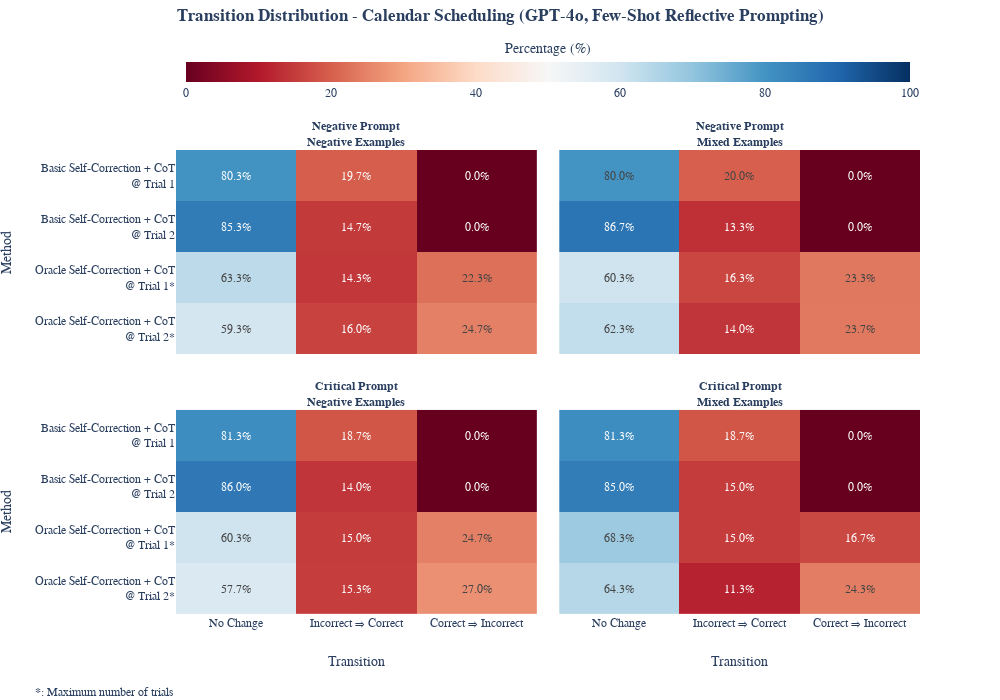

Notebook cell for this chart:
### Code cell
from typing import List, Tuple, Dict

def process_data(total_df: pd.DataFrame, prompt_example: str) -> Tuple[List[str], List[float]]:
    """
    Process data for a given prompt example.
    
    Args:
    total_df (pd.DataFrame): The complete dataset.
    prompt_example (str): The specific prompt example to process.
    
    Returns:
    Tuple[List[str], List[float]]: A tuple containing methods and their corresponding values.
    """
    df_prompt = total_df[total_df['prompt_examples'] == prompt_example]
    
    
    methods = [
        "Oracle Self-Correction + CoT<br>@ Trial 2*",
        "Oracle Self-Correction + CoT<br>@ Trial 1*",
        "Basic Self-Correction + CoT<br>@ Trial 2",
        "Basic Self-Correction + CoT<br>@ Trial 1",        
    ]

    method_mapping = {
        'selfreflection_cot_2': "Basic Self-Correction + CoT<br>@ T1",
        'selfreflection_cot_3': "Basic Self-Correction + CoT<br>@ T2",
        'reflexion_cot_2': "Oracle Self-Correction + CoT<br>@ T1*",
        'reflexion_cot_3': "Oracle Self-Correction + CoT<br>@ T2*",
    }

    
    result = []
    
    for method in method_mapping.keys():
        df_method = df_prompt[df_prompt['method'] == method]
        df_transitions = df_method[df_method['transition'] == 'start_to_final']
        transition_counts = df_transitions.groupby('result_type')['value'].sum()
        
        correct_to_correct = transition_counts.get('correct_to_correct', 0)
        incorrect_to_correct = transition_counts.get('incorrect_to_correct', 0)
        correct_to_incorrect = transition_counts.get('correct_to_incorrect', 0)
        incorrect_to_incorrect = transition_counts.get('incorrect_to_incorrect', 0)
        
        total = sum(transition_counts)
        if total == 0:
            result.extend([0, 0, 0])
        else:
            result.extend([
                (correct_to_correct + incorrect_to_incorrect) / total * 100,
                incorrect_to_correct / total * 100,
                correct_to_incorrect / total * 100
            ])
    
    return methods, result

def create_heatmap(methods: List[str], values: List[float], show_colorbar: bool = False) -> go.Heatmap:
    """
    Create a heatmap trace for the subplot.
    
    Args:
    methods (List[str]): List of methods.
    values (List[float]): List of corresponding values.
    show_colorbar (bool): Whether to show the colorbar.
    
    Returns:
    go.Heatmap: A Plotly heatmap object.
    """
    z_values = [values[i:i+3] for i in range(0, len(values), 3)]
    return go.Heatmap(
        z=z_values,
        x=['No Change', 'Incorrect ⇒ Correct', 'Correct ⇒ Incorrect'],
        y=methods,
        colorscale='RdBu',
        zmin=0,
        zmax=100,
        showscale=show_colorbar,
        colorbar=dict(
            title="Percentage (%)", 
            orientation="h",
            y=1.1,
            x=0.5,
            yanchor="bottom",
            thickness=20,
            title_side="top",
        ),
        text=[[f"{val:.1f}%" for val in row] for row in z_values],
        texttemplate="%{text}",
        textfont={"size": 12},
        hovertemplate='Method: %{y}<br>Transition: %{x}<br>Percentage: %{z:.1f}%<extra></extra>'
    )

def create_visualization(total_df: pd.DataFrame) -> None:
    """
    Create and save the visualization.
    
    Args:
    total_df (pd.DataFrame): The complete dataset.
    """
    titles = [
        '<b>Negative Prompt<br>Negative Examples</b>',
        '<b>Negative Prompt<br>Mixed Examples</b>',
        '<b>Critical Prompt<br>Negative Examples</b>',
        '<b>Critical Prompt<br>Mixed Examples</b>'
    ]

    prompt_examples = [
        'negative_prompt_negative_examples',
        'negative_prompt_mixed_examples',
        'critical_prompt_negative_examples',
        'critical_prompt_mixed_examples'
    ]

    fig = make_subplots(rows=2,
                        cols=2,
                        subplot_titles=titles,
                        horizontal_spacing=0.03,  # Increased from 0.1
                        vertical_spacing=0.12,   # Increased from 0.2,
                        shared_xaxes=True,
     )

    for i, (title, prompt_example) in enumerate(zip(titles, prompt_examples)):
        row = i // 2 + 1
        col = i % 2 + 1
        
        methods, values = process_data(total_df, prompt_example)
        heatmap = create_heatmap(methods, values, show_colorbar=(i == 1))
        fig.add_trace(heatmap, row=row, col=col)

        if col == 1:
            fig.update_yaxes(
                title_text='Method',
                row=row,
                col=col,
                title_standoff=25
            )
        
        if row == 2:
            fig.update_xaxes(
                title_text='Transition',
                row=row,
                col=col,
                # Move it a bit down
                title_standoff=60
        )

    # Add annotation explaining the asterisk (*) symbol
    fig.add_annotation(
        x=-0.205,  # Position at the very left of the plot
        y=-0.15,  # Position slightly below the plot area; adjust as needed
        xref='paper',  # Reference the entire plotting area horizontally
        yref='paper',  # Reference the entire plotting area vertically
        text="<b>*</b>: Maximum number of trials",  # Explanation text
        showarrow=False,  # No arrow pointing to anything
        font=dict(color="black", size=12),  # Font styling
        align="left",  # Left-align the text
        xanchor='left',  # Anchor the text to the left
        yanchor='top',   # Anchor the text to the top
        xshift=10,        # Horizontal shift to move the text slightly right
        yshift=0          # No vertical shift since it's already below the plot
    )

    fig.update_layout(
        title={
            'text': '<b>Transition Distribution - Calendar Scheduling (GPT-4o, Few-Shot Reflective Prompting)</b>',
            'y': 0.94,
            'x': 0.5,
            'xanchor': 'center',
            'yanchor': 'top',
        },
        template='plotly_white',
        font=dict(family="Arial, sans-serif", size=12),
        width=1000,
        height=700,
        margin=dict(t=150, b=0) 
    )

    # Update x-axes
    fig.update_xaxes(showgrid=False, zeroline=False)

    # Update y-axes
    fig.update_yaxes(showgrid=False, zeroline=False)
    fig.update_yaxes(showticklabels=False, row=1, col=2)
    fig.update_yaxes(showticklabels=False, row=2, col=2)

    for i in fig['layout']['annotations']:
        i['font'] = dict(family="Arial, sans-serif", size=12)

    fig.update_xaxes(showgrid=True)
    fig.update_yaxes(showgrid=True)

    fig.show()
    fig.write_image("transition_distribution_prompt_examples.pdf")


create_visualization(total_df)

### Figure 1 — Plotly figure (JSON) as saved in the notebook; plotly's stock layout.template omitted (floating-point values rounded to 4 significant figures)
{"data": [{"colorbar": {"orientation": "h", "thickness": 20, "title": {"side": "top", "text": "Percentage (%)"}, "x": 0.5, "y": 1.1, "yanchor": "bottom"}, "colorscale": [[0, "rgb(103,0,31)"], [0.1, "rgb(178,24,43)"], [0.2, "rgb(214,96,77)"], [0.3, "rgb(244,165,130)"], [0.4, "rgb(253,219,199)"], [0.5, "rgb(247,247,247)"], [0.6, "rgb(209,229,240)"], [0.7, "rgb(146,197,222)"], [0.8, "rgb(67,147,195)"], [0.9, "rgb(33,102,172)"], [1, "rgb(5,48,97)"]], "hovertemplate": "Method: %{y}<br>Transition: %{x}<br>Percentage: %{z:.1f}%<extra></extra>", "showscale": false, "text": [["59.3%", "16.0%", "24.7%"], ["63.3%", "14.3%", "22.3%"], ["85.3%", "14.7%", "0.0%"], ["80.3%", "19.7%", "0.0%"]], "textfont": {"size": 12}, "texttemplate": "%{text}", "type": "heatmap", "x": ["No Change", "Incorrect ⇒ Correct", "Correct ⇒ Incorrect"], "xaxis": "x", "y": ["Oracle Self-Correction + CoT<br>@ Trial 2*", "Oracle Self-Correction + CoT<br>@ Trial 1*", "Basic Self-Correction + CoT<br>@ Trial 2", "Basic Self-Correction + CoT<br>@ Trial 1"], "yaxis": "y", "z": [[59.33, 16, 24.67], [63.33, 14.33, 22.33], [85.33, 14.67, 0], [80.33, 19.67, 0]], "zmax": 100, "zmin": 0}, {"colorbar": {"orientation": "h", "thickness": 20, "title": {"side": "top", "text": "Percentage (%)"}, "x": 0.5, "y": 1.1, "yanchor": "bottom"}, "colorscale": [[0, "rgb(103,0,31)"], [0.1, "rgb(178,24,43)"], [0.2, "rgb(214,96,77)"], [0.3, "rgb(244,165,130)"], [0.4, "rgb(253,219,199)"], [0.5, "rgb(247,247,247)"], [0.6, "rgb(209,229,240)"], [0.7, "rgb(146,197,222)"], [0.8, "rgb(67,147,195)"], [0.9, "rgb(33,102,172)"], [1, "rgb(5,48,97)"]], "hovertemplate": "Method: %{y}<br>Transition: %{x}<br>Percentage: %{z:.1f}%<extra></extra>", "showscale": true, "text": [["62.3%", "14.0%", "23.7%"], ["60.3%", "16.3%", "23.3%"], ["86.7%", "13.3%", "0.0%"], ["80.0%", "20.0%", "0.0%"]], "textfont": {"size": 12}, "texttemplate": "%{text}", "type": "heatmap", "x": ["No Change", "Incorrect ⇒ Correct", "Correct ⇒ Incorrect"], "xaxis": "x2", "y": ["Oracle Self-Correction + CoT<br>@ Trial 2*", "Oracle Self-Correction + CoT<br>@ Trial 1*", "Basic Self-Correction + CoT<br>@ Trial 2", "Basic Self-Correction + CoT<br>@ Trial 1"], "yaxis": "y2", "z": [[62.33, 14.0, 23.67], [60.33, 16.33, 23.33], [86.67, 13.33, 0], [80, 20, 0]], "zmax": 100, "zmin": 0}, {"colorbar": {"orientation": "h", "thickness": 20, "title": {"side": "top", "text": "Percentage (%)"}, "x": 0.5, "y": 1.1, "yanchor": "bottom"}, "colorscale": [[0, "rgb(103,0,31)"], [0.1, "rgb(178,24,43)"], [0.2, "rgb(214,96,77)"], [0.3, "rgb(244,165,130)"], [0.4, "rgb(253,219,199)"], [0.5, "rgb(247,247,247)"], [0.6, "rgb(209,229,240)"], [0.7, "rgb(146,197,222)"], [0.8, "rgb(67,147,195)"], [0.9, "rgb(33,102,172)"], [1, "rgb(5,48,97)"]], "hovertemplate": "Method: %{y}<br>Transition: %{x}<br>Percentage: %{z:.1f}%<extra></extra>", "showscale": false, "text": [["57.7%", "15.3%", "27.0%"], ["60.3%", "15.0%", "24.7%"], ["86.0%", "14.0%", "0.0%"], ["81.3%", "18.7%", "0.0%"]], "textfont": {"size": 12}, "texttemplate": "%{text}", "type": "heatmap", "x": ["No Change", "Incorrect ⇒ Correct", "Correct ⇒ Incorrect"], "xaxis": "x3", "y": ["Oracle Self-Correction + CoT<br>@ Trial 2*", "Oracle Self-Correction + CoT<br>@ Trial 1*", "Basic Self-Correction + CoT<br>@ Trial 2", "Basic Self-Correction + CoT<br>@ Trial 1"], "yaxis": "y3", "z": [[57.67, 15.33, 27], [60.33, 15, 24.67], [86, 14.0, 0], [81.33, 18.67, 0]], "zmax": 100, "zmin": 0}, {"colorbar": {"orientation": "h", "thickness": 20, "title": {"side": "top", "text": "Percentage (%)"}, "x": 0.5, "y": 1.1, "yanchor": "bottom"}, "colorscale": [[0, "rgb(103,0,31)"], [0.1, "rgb(178,24,43)"], [0.2, "rgb(214,96,77)"], [0.3, "rgb(244,165,130)"], [0.4, "rgb(253,219,199)"], [0.5, "rgb(247,247,247)"], [0.6, "rgb(209,229,240)"], [0.7, "rgb(146,197,222)"], [0.8, "rgb(67,147,195)"], [0.9, "rgb(33,102,172)"], [1, "rgb(5,48,97)"]], "hovertemplate": "Method: %{y}<br>Transition: %{x}<br>Percentage: %{z:.1f}%<extra></extra>", "showscale": false, "text": [["64.3%", "11.3%", "24.3%"], ["68.3%", "15.0%", "16.7%"], ["85.0%", "15.0%", "0.0%"], ["81.3%", "18.7%", "0.0%"]], "textfont": {"size": 12}, "texttemplate": "%{text}", "type": "heatmap", "x": ["No Change", "Incorrect ⇒ Correct", "Correct ⇒ Incorrect"], "xaxis": "x4", "y": ["Oracle Self-Correction + CoT<br>@ Trial 2*", "Oracle Self-Correction + CoT<br>@ Trial 1*", "Basic Self-Correction + CoT<br>@ Trial 2", "Basic Self-Correction + CoT<br>@ Trial 1"], "yaxis": "y4", "z": [[64.33, 11.33, 24.33], [68.33, 15, 16.67], [85, 15, 0], [81.33, 18.67, 0]], "zmax": 100, "zmin": 0}], "layout": {"annotations": [{"font": {"family": "Arial, sans-serif", "size": 12}, "showarrow": false, "text": "<b>Negative Prompt<br>Negative Examples</b>", "x": 0.2425, "xanchor": "center", "xref": "paper", "y": 1, "yanchor": "bottom", "yref": "paper"}, {"font": {"family": "Arial, sans-serif", "size": 12}, "showarrow": false, "text": "<b>Negative Prompt<br>Mixed Examples</b>", "x": 0.7575, "xanchor": "center", "xref": "paper", "y": 1, "yanchor": "bottom", "yref": "paper"}, {"font": {"family": "Arial, sans-serif", "size": 12}, "showarrow": false, "text": "<b>Critical Prompt<br>Negative Examples</b>", "x": 0.2425, "xanchor": "center", "xref": "paper", "y": 0.44, "yanchor": "bottom", "yref": "paper"}, {"font": {"family": "Arial, sans-serif", "size": 12}, "showarrow": false, "text": "<b>Critical Prompt<br>Mixed Examples</b>", "x": 0.7575, "xanchor": "center", "xref": "paper", "y": 0.44, "yanchor": "bottom", "yref": "paper"}, {"align": "left", "font": {"family": "Arial, sans-serif", "size": 12}, "showarrow": false, "text": "<b>*</b>: Maximum number of trials", "x": -0.205, "xanchor": "left", "xref": "paper", "xshift": 10, "y": -0.15, "yanchor": "top", "yref": "paper", "yshift": 0}], "font": {"family": "Arial, sans-serif", "size": 12}, "height": 700, "margin": {"b": 0, "t": 150}, "title": {"text": "<b>Transition Distribution - Calendar Scheduling (GPT-4o, Few-Shot Reflective Prompting)</b>", "x": 0.5, "xanchor": "center", "y": 0.94, "yanchor": "top"}, "width": 1000, "xaxis": {"anchor": "y", "domain": [0, 0.485], "matches": "x3", "showgrid": true, "showticklabels": false, "zeroline": false}, "xaxis2": {"anchor": "y2", "domain": [0.515, 1], "matches": "x4", "showgrid": true, "showticklabels": false, "zeroline": false}, "xaxis3": {"anchor": "y3", "domain": [0, 0.485], "showgrid": true, "title": {"standoff": 60, "text": "Transition"}, "zeroline": false}, "xaxis4": {"anchor": "y4", "domain": [0.515, 1], "showgrid": true, "title": {"standoff": 60, "text": "Transition"}, "zeroline": false}, "yaxis": {"anchor": "x", "domain": [0.56, 1], "showgrid": true, "title": {"standoff": 25, "text": "Method"}, "zeroline": false}, "yaxis2": {"anchor": "x2", "domain": [0.56, 1], "showgrid": true, "showticklabels": false, "zeroline": false}, "yaxis3": {"anchor": "x3", "domain": [0, 0.44], "showgrid": true, "title": {"standoff": 25, "text": "Method"}, "zeroline": false}, "yaxis4": {"anchor": "x4", "domain": [0, 0.44], "showgrid": true, "showticklabels": false, "zeroline": false}}}
